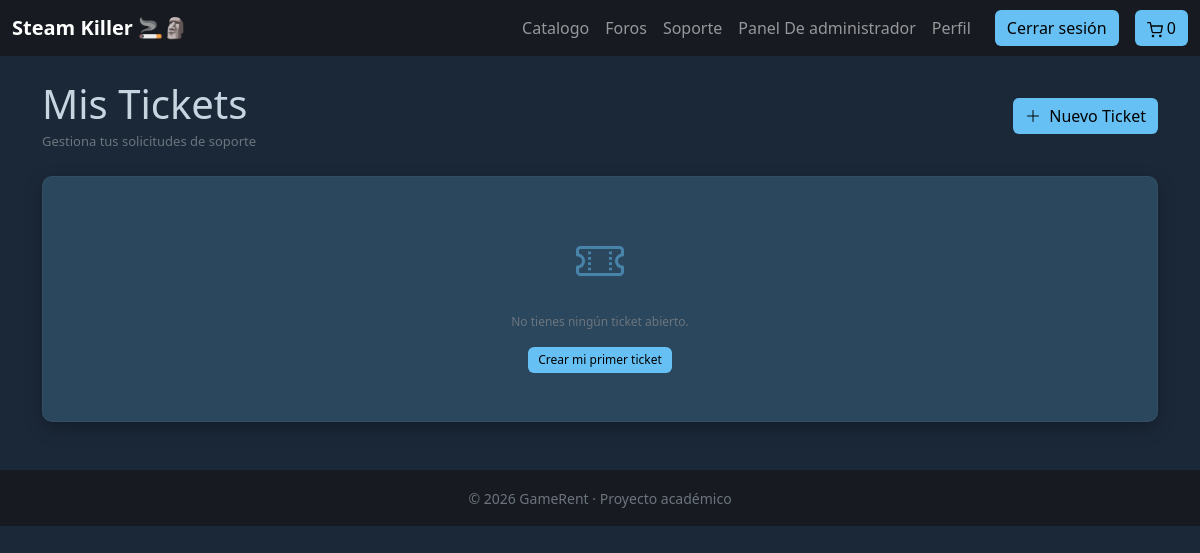
The page /Soporte.php (signed in) on the database as committed earlier.
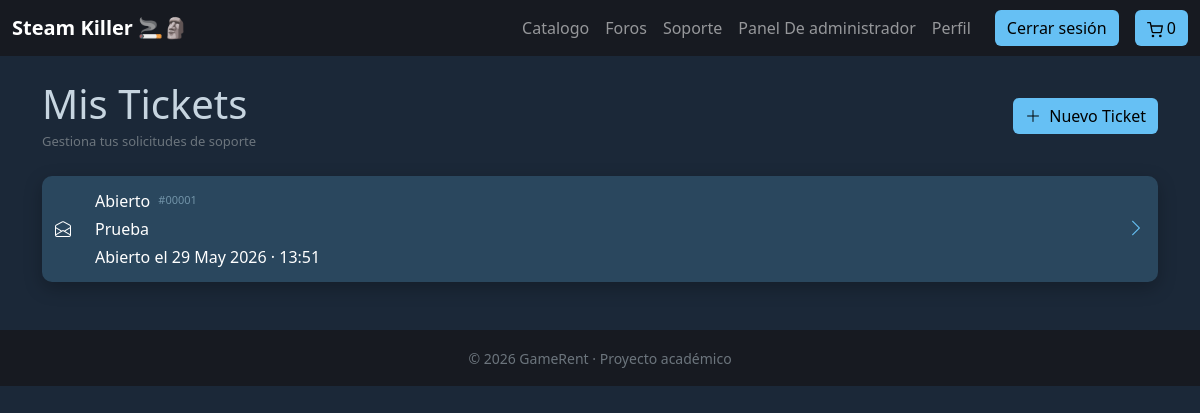
The same page on the database as committed later.
### tables this page shows
CREATE TABLE `tickets` (
  `id_ticket` int(11) NOT NULL,
  `id_usuario` int(11) DEFAULT NULL,
  `asunto` varchar(200) DEFAULT NULL,
  `estado` enum('abierto','cerrado') DEFAULT 'abierto',
  `fecha` datetime DEFAULT current_timestamp()
);

### db/conexion.php (called while the page is built)
<?php
    include_once("consultas.php");
    $db = new Tienda("localhost",3306,"tfg_videoclub","root","");
?>

### db/consultas.php (called while the page is built, shortened)
<?php
class Tienda
{
	private $pdo;
	public function __construct($host, $port, $db, $user, $pass)
	{
		$this->pdo = new PDO("mysql:host=" . $host . ";port=" . $port . ";dbname=" . $db, $user, $pass);
	}
	public function listarTicketsUsuario($idUser)
	{
		$sentencia = "SELECT * FROM tickets
                  WHERE id_usuario = :idUser
                  ORDER BY fecha DESC";
		$ejecucion = $this->pdo->prepare($sentencia);
		$ejecucion->execute([":idUser" => $idUser]);
		return $ejecucion->fetchAll(PDO::FETCH_ASSOC);
	}
}
?>

### Soporte.php (the view, shortened to what this page needs)
<?php
include_once("cabecera.php");
$tickets = $db->listarTicketsUsuario($_SESSION['usuario_id']);
?>
<div class="container py-4">
  <div class="d-flex justify-content-between align-items-center mb-4">
    <div>
      <h1 class="mb-1">Mis Tickets</h1>
      <p class="text-secondary mb-0" style="font-size:13px;">
        Gestiona tus solicitudes de soporte
      </p>
    </div>
    <a href="crearTicket.php" class="btn btn-steam">
      <i class="bi bi-plus-lg me-1"></i> Nuevo Ticket
    </a>
  </div>
  <div class="d-flex flex-column gap-3">
    <?php if (empty($tickets)): ?>
      <div class="card game-card p-5 text-center">
        <i class="bi bi-ticket-perforated" style="font-size:3rem; color:#66c0f4; opacity:.5;"></i>
        <p class="text-secondary mt-3 mb-3">No tienes ningún ticket abierto.</p>
        <a href="crearTicket.php" class="btn btn-steam mx-auto" style="width:fit-content;">
          Crear mi primer ticket
        </a>
      </div>
    <?php else: ?>
      <?php foreach ($tickets as $ticket): ?>
        <a href="verTicket.php?id=<?= $ticket['id_ticket'] ?>" style="text-decoration:none;">
          <div class="card game-card forum-post" style="transition: transform .2s, border-color .2s; border: 1px solid transparent;">
            <div class="card-body">
              <div class="row align-items-center gy-2">
                <div class="col-auto">
                  <div class="ticket-icon <?= $ticket['estado'] === 'abierto' ? 'abierto' : 'resuelto' ?>">
                    <i class="bi <?= $ticket['estado'] === 'abierto' ? 'bi-envelope-open' : 'bi-check-circle' ?>"></i>
                  </div>
                </div>
                <div class="col">
                  <div class="d-flex align-items-center gap-2 mb-1">
                    <span class="badge-estado <?= $ticket['estado'] === 'abierto' ? 'badge-abierto' : 'badge-resuelto' ?>">
                      <?= ucfirst($ticket['estado']) ?>
                    </span>
                    <span style="font-size:11px; color:#7193a8;">
                      #<?= str_pad($ticket['id_ticket'], 5, '0', STR_PAD_LEFT) ?>
                    </span>
                  </div>
                  <div class="ticket-title"><?= htmlspecialchars($ticket['asunto']) ?></div>
                  <div class="ticket-fecha mt-1">
                    Abierto el <?= date('d M Y · H:i', strtotime($ticket['fecha'])) ?>
                  </div>
                </div>
                <div class="col-auto">
                  <i class="bi bi-chevron-right" style="color:#66c0f4; font-size:18px;"></i>
                </div>
              </div>
            </div>
          </div>
        </a>
      <?php endforeach; ?>
    <?php endif; ?>
  </div>
</div>
<?php include_once("pie.php"); ?>

Rows that differ between the two databases and show on the page:
added tickets: estado "Abierto", id_ticket "00001", asunto "Prueba", fecha "29 May 2026 · 13:51"
Other text that changed with them:
text no longer shown: "No tienes ningún ticket abierto. Crear mi primer ticket"
